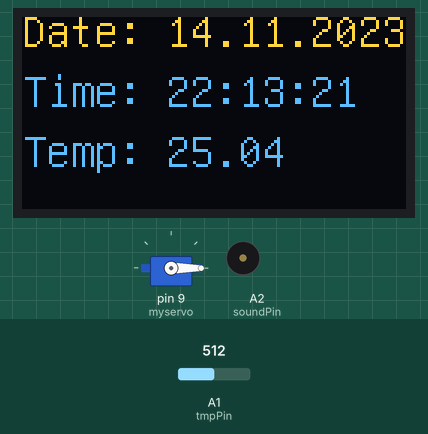
Simulated run of this sketch. Board: Arduino Uno, built with avr-gcc and run on an emulated ATmega328P. On the bench: servo, 128×64 one-colour display, buzzer (waves = sounding). The inputs (shaded band) are chosen by the test bench; at power-on: A1 (tmpPin) = 512. The OLED is the two-colour kind (top 16 rows yellow); the local clock reads 2024-03-15 10:24:30 at power-on unless the sketch sets it.

Above: at 2.1 s.
2.2 s: A1 (tmpPin) set to 716
At 4.2 s:
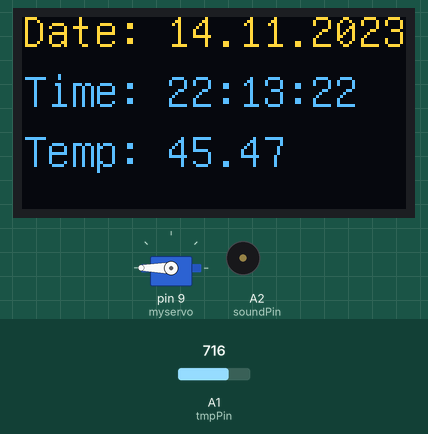
7.0 s: A1 (tmpPin) set to 900
At 9.6 s:
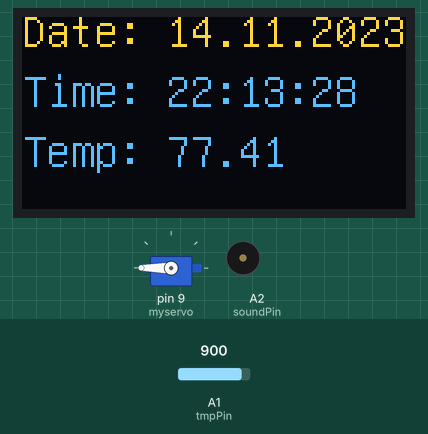
10.1 s: A1 (tmpPin) set to 1023
At 11.8 s:
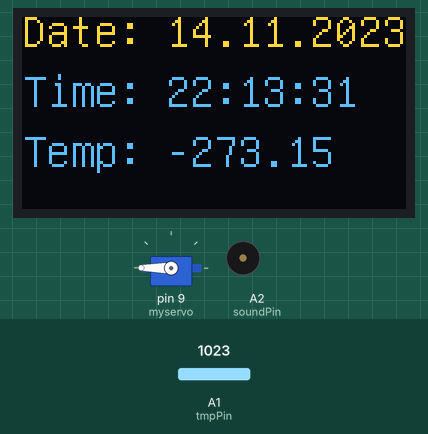
Timing chart, 0 to 18.9 s (numbered marks = the images above; inputs shaded):
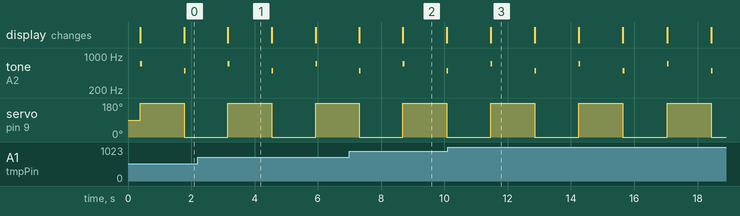

The sketch:

projekt_1_first.ino
```cpp
/*
*  Name: Date, clock and temperature displayer
*  Author: Jim Palo
*  Description: Code for an Arduino UNO that measures date, time, and temp and displays on a U8GLIB_SSD1306_128X64 screen
*  The code also includes a tick tock sound that occurs every second, sound is produced with servo and piezo component
*/

#include "U8glib.h"
#include <RTClib.h>
#include <Wire.h>
#include <Servo.h>
// Libraries

RTC_DS3231 rtc;
U8GLIB_SSD1306_128X64 u8g(U8G_I2C_OPT_NO_ACK);
Servo myservo;
// Classes

const int tmpPin = A1;
const int soundPin = A2;
int pos = 0;
// Pins and variables

void setup() {


  Serial.begin(9600);
  Wire.begin();
  rtc.begin();
  rtc.adjust(DateTime(F(__DATE__),F(__TIME__)));
  //rtc.adjust(DateTime(2019, 1, 21, 5, 0, 0));
  u8g.setFont(u8g_font_unifont);

  pinMode(tmpPin, INPUT);
  myservo.attach(9);
  pinMode(soundPin, INPUT);
}


void loop() {


  DateTime now = rtc.now();
  oledWrite (0, 10 ,("Date: " + String(now.day()) + "." + String(now.month()) + "." + String(now.year())) ,("Time: " + String(now.hour()) + ":" + String(now.minute()) + ":" + String(now.second())) , ("Temp: " + String(getTemp())));
  if (pos >= 180) {
    pos = pos - 180;
    tone(soundPin, 500);
  }
  else {
    pos = pos + 180;
    tone(soundPin, 700);
  }
  myservo.write(pos);


  delay (50);
  noTone(soundPin);

  delay(950);

}

/*
*This function reads time from an ds3231 module and measures the temperature with " " which gets packaged in a String
*The function also makes the servo spin by 180 degrees back and forward including sending out a frequency every other time
*Parameters: Void
*Returns: information in Date: day:month:year Time: hh:mm:ss Temp:tmp as String
*/

  float getTemp() {

  int Vo;
  float R1 = 10000;  // value of R1 on board
  float logR2, R2, T;
  float c1 = 0.001129148, c2 = 0.000234125, c3 = 0.0000000876741;  //steinhart-hart coeficients for thermistor

  Vo = analogRead(tmpPin);
  R2 = R1 * (1023.0 / (float)Vo - 1.0);  //calculate resistance on thermistor
  logR2 = log(R2);
  T = (1.0 / (c1 + c2 * logR2 + c3 * logR2 * logR2 * logR2));  // temperature in Kelvin
  T = T - 273.15;                                              //convert Kelvin to Celcius

  return float(T);
}

// reads temperature and converts it to Celcius


  void oledWrite(int x, int y, String date, String time, String temp_display) {


    u8g.firstPage();
    do {

      u8g.drawStr(x, y, date.c_str());
      u8g.drawStr(x, y+20, time.c_str());
      u8g.drawStr(x, y+40, temp_display.c_str());

    } while (u8g.nextPage());
  }
```

Measured:
- by itself, tone on A2 (soundPin): repeats every 2.8 s: 700 Hz 0.05 s, silent 1.3 s, 500 Hz 0.05 s, silent 1.3 s
- by itself, servo on pin 9 (myservo): alternates 180° for 1.4 s and 0° for 1.4 s
- what the display in image 1 shows lasts 1.3 s, from 3.2 s to 4.5 s
